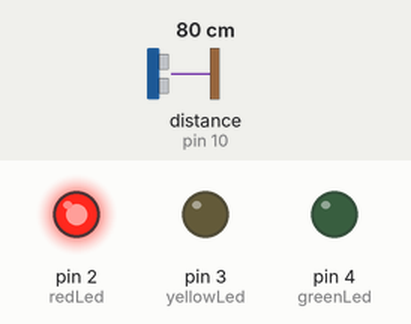
Recording of a sketch running on a simulated Arduino Uno, built with avr-gcc and run on an emulated ATmega328P. On the bench: output pins drawn as LEDs (lit = HIGH). Wiring (inferred from the names in the program): ultrasonic range finder: trigger pin 9; echo pin 10. The test bench sets the inputs (shaded band); at power-on: distance to the obstacle (sensor on pin 10) 80 cm. The echo pulse lasts 58.3 µs per cm; pins used as bus, display or sensor lines are not drawn; what the sketch prints to the serial monitor is not drawn.

Above: at 1.5 s.
At 3.5 s:
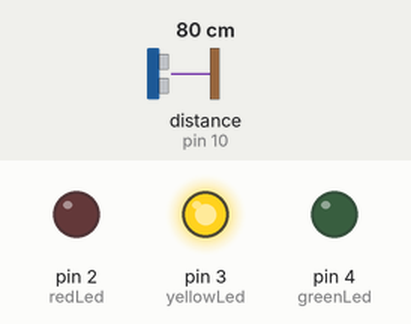
At 6.5 s:
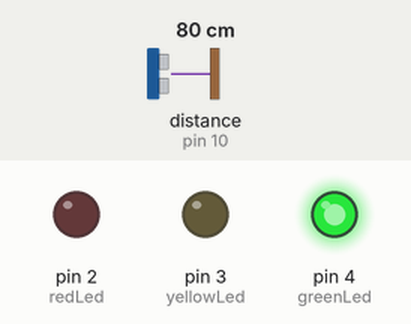
Timing chart, 0 to 11.7 s (numbered marks = the images above):
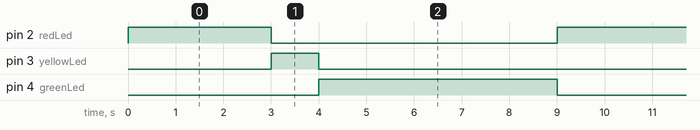

Measured:
- by itself, pin 2 (redLed): alternates HIGH for 3.0 s and LOW for 6.0 s
- by itself, pin 3 (yellowLed): alternates HIGH for 1.0 s and LOW for 8.0 s
- by itself, pin 4 (greenLed): alternates HIGH for 5.0 s and LOW for 4.0 s

The sketch:

trafiklambasi.ino
```cpp
#define trigPin 9
#define echoPin 10

#define redLed 2
#define yellowLed 3
#define greenLed 4

long duration;
int distance;
int vehicleCount;

void setup()
{
    pinMode(trigPin, OUTPUT);
    pinMode(echoPin, INPUT);

    pinMode(redLed, OUTPUT);
    pinMode(yellowLed, OUTPUT);
    pinMode(greenLed, OUTPUT);

    Serial.begin(9600);
}

void loop()
{
    vehicleCount = detectVehicle();

    int greenTime;

    if(vehicleCount >= 3)
    {
        greenTime = 10000;
    }
    else
    {
        greenTime = 5000;
    }

    sendData(vehicleCount, greenTime);

    trafficLights(greenTime);
}

int detectVehicle()
{
    digitalWrite(trigPin, LOW);
    delayMicroseconds(2);

    digitalWrite(trigPin, HIGH);
    delayMicroseconds(10);

    digitalWrite(trigPin, LOW);

    duration = pulseIn(echoPin, HIGH, 30000);

    if(duration == 0)
    {
        safeMode();
        return 0;
    }

    distance = duration * 0.034 / 2;

    if(distance > 2 && distance < 15)
    {
        return 3;
    }

    return 1;
}

void trafficLights(int greenTime)
{
    digitalWrite(redLed, HIGH);
    digitalWrite(yellowLed, LOW);
    digitalWrite(greenLed, LOW);

    delay(3000);

    digitalWrite(redLed, LOW);
    digitalWrite(yellowLed, HIGH);

    delay(1000);

    digitalWrite(yellowLed, LOW);
    digitalWrite(greenLed, HIGH);

    delay(greenTime);

    digitalWrite(greenLed, LOW);
}

void sendData(int vehicleCount, int greenTime)
{
    Serial.print(vehicleCount);
    Serial.print(",");
    Serial.println(greenTime);
}

void safeMode()
{
    while(true)
    {
        digitalWrite(yellowLed, HIGH);
        delay(500);

        digitalWrite(yellowLed, LOW);
        delay(500);
    }
}
```
